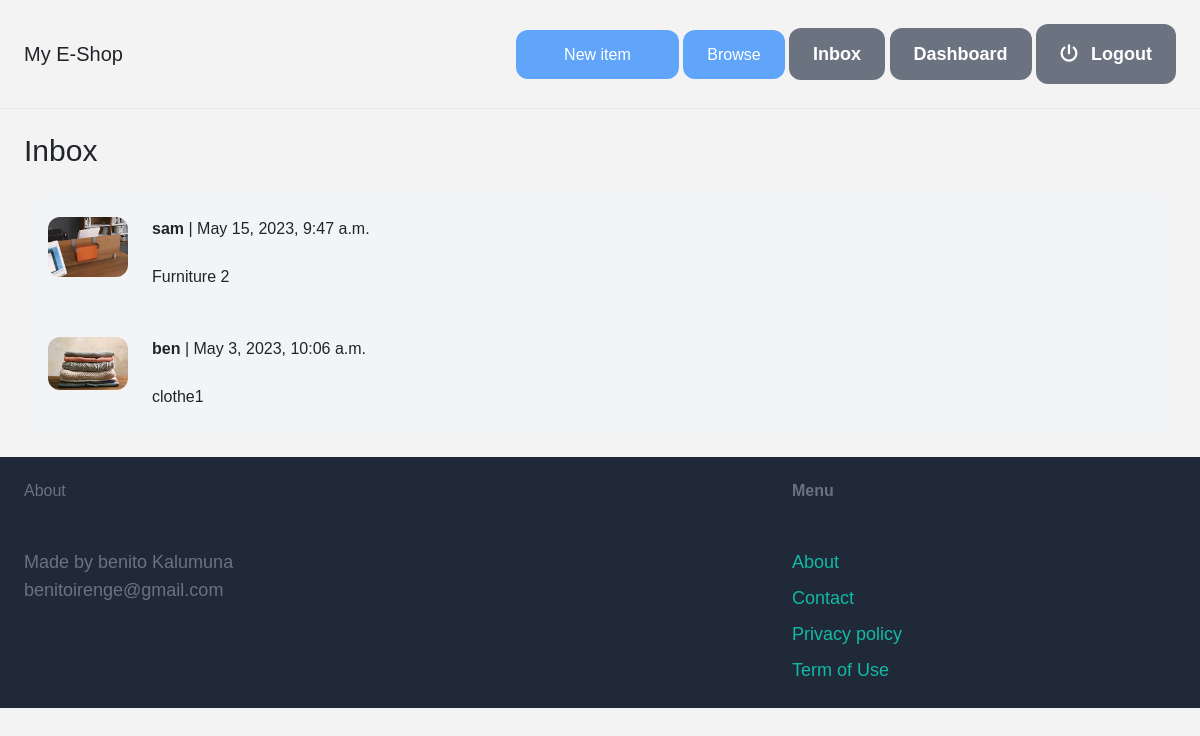
The page /inbox/ (signed in) on the database its author committed.
### conversation/models.py (models this page shows)
class Conversation(models.Model):
    item =models.ForeignKey(Item, related_name='conversation' , on_delete=models.CASCADE)
    members = models.ManyToManyField(User, related_name='conversation')
    created_at = models.DateTimeField(auto_now=True)
    modified_at =models.DateTimeField(auto_now=True)
    class Meta:
        ordering =('-modified_at',)

### item/models.py (models this page shows, shortened)
class Item(models.Model):
    category =models.ForeignKey(Category, related_name='items', on_delete=models.CASCADE)
    name = models.CharField(max_length=255)
    description = models.TextField(blank=True, null=True)
    price=models.FloatField()
    image= models.ImageField(upload_to='item_images',blank=True, null=True)
    is_sold=models.BooleanField(default=False)
    created_by =models.ForeignKey(User, related_name='items', on_delete=models.CASCADE)
    created_at= models.DateTimeField(auto_now_add=True)

### conversation/views.py (the view)
# urls.py: path('',views.inbox, name='inbox' ),
@login_required
def inbox(request):
    conversations = Conversation.objects.filter(members__in=[request.user.id])
    return render(request, 'conversation/inbox.html',
                  {
                      'conversations':conversations
                  })

### conversation/templates/conversation/inbox.html (shortened to what this page needs)
{% extends 'core/base.html'%}
{% block content %}
<h1 class="mb-6 text-3xl"> Inbox </h1>
{% for conversation in conversations %}
<a href="{% url 'conversation:detail' conversation.id %}">
    <div class="p-6 flex bg-gray-100 rounded-xl">
        <div class="pr-6">
            <img src="{{ conversation.item.image.url }}" class="w-20 rounded-xl">
        </div>
        <div>
            {% for member in conversation.members.all %}
            {% if member != request.user %}
            <p class="mb-4"><strong>{{member.username}}</strong>  | {{ conversation.modified_at}}</p>
            <p>{{ conversation.item.name }}</p>
            {% endif%}
            {% endfor%}
        </div>
    </div>
</a>
{% endfor%}
{% endblock %}

### static/css/styles.css (style rules this page uses)
* { margin: 0; padding: 0; box-sizing: border-box; list-style: none; font-family: 'Josefin Sans', sans-serif; }
body { background-color: #f3f3f3; }

### rows shown on the page
Conversation: item.image (picture), modified_at "May 15, 2023, 9:47 a.m.", item.name "Furniture 2"
Conversation: item.image (picture), modified_at "May 3, 2023, 10:06 a.m.", item.name "clothe1"

### other values the page prints
{{ member.username }} "sam"
{{ member.username }} "ben"
